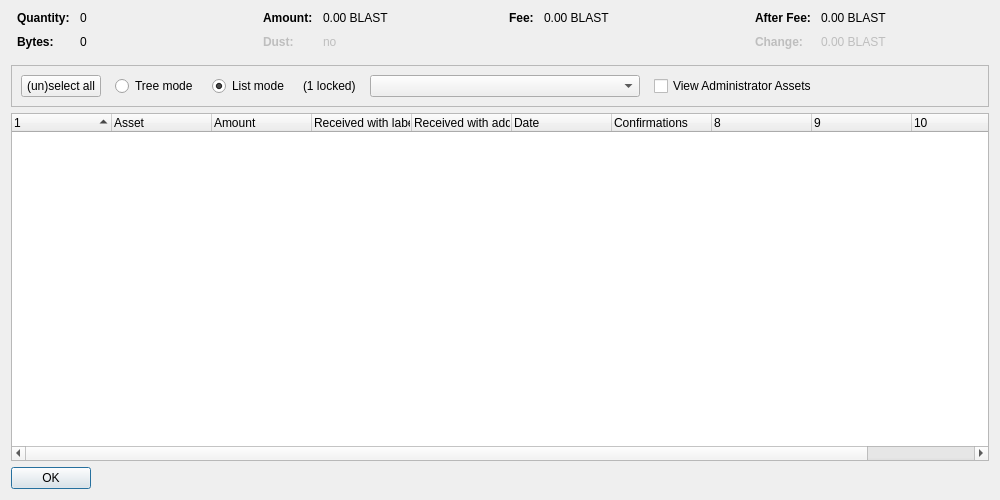
<?xml version="1.0" encoding="UTF-8"?>
<ui version="4.0">
 <class>AssetControlDialog</class>
 <widget class="QDialog" name="AssetControlDialog">
  <property name="geometry">
   <rect>
    <x>0</x>
    <y>0</y>
    <width>1000</width>
    <height>500</height>
   </rect>
  </property>
  <property name="windowTitle">
   <string>Asset Selection</string>
  </property>
  <layout class="QVBoxLayout" name="verticalLayout">
   <item>
    <layout class="QHBoxLayout" name="horizontalLayoutTop" stretch="0,0,0,0">
     <property name="topMargin">
      <number>0</number>
     </property>
     <property name="bottomMargin">
      <number>10</number>
     </property>
     <item>
      <layout class="QFormLayout" name="formLayoutAssetControl1">
       <property name="horizontalSpacing">
        <number>10</number>
       </property>
       <property name="verticalSpacing">
        <number>10</number>
       </property>
       <property name="leftMargin">
        <number>6</number>
       </property>
       <property name="rightMargin">
        <number>6</number>
       </property>
       <item row="0" column="0">
        <widget class="QLabel" name="labelAssetControlQuantityText">
         <property name="font">
          <font>
           <weight>75</weight>
           <bold>true</bold>
          </font>
         </property>
         <property name="text">
          <string>Quantity:</string>
         </property>
        </widget>
       </item>
       <item row="0" column="1">
        <widget class="QLabel" name="labelAssetControlQuantity">
         <property name="cursor">
          <cursorShape>IBeamCursor</cursorShape>
         </property>
         <property name="contextMenuPolicy">
          <enum>Qt::ActionsContextMenu</enum>
         </property>
         <property name="text">
          <string notr="true">0</string>
         </property>
         <property name="textInteractionFlags">
          <set>Qt::LinksAccessibleByMouse|Qt::TextSelectableByKeyboard|Qt::TextSelectableByMouse</set>
         </property>
        </widget>
       </item>
       <item row="1" column="0">
        <widget class="QLabel" name="labelAssetControlBytesText">
         <property name="font">
          <font>
           <weight>75</weight>
           <bold>true</bold>
          </font>
         </property>
         <property name="text">
          <string>Bytes:</string>
         </property>
        </widget>
       </item>
       <item row="1" column="1">
        <widget class="QLabel" name="labelAssetControlBytes">
         <property name="cursor">
          <cursorShape>IBeamCursor</cursorShape>
         </property>
         <property name="contextMenuPolicy">
          <enum>Qt::ActionsContextMenu</enum>
         </property>
         <property name="text">
          <string notr="true">0</string>
         </property>
         <property name="textInteractionFlags">
          <set>Qt::LinksAccessibleByMouse|Qt::TextSelectableByKeyboard|Qt::TextSelectableByMouse</set>
         </property>
        </widget>
       </item>
      </layout>
     </item>
     <item>
      <layout class="QFormLayout" name="formLayoutAssetControl2">
       <property name="horizontalSpacing">
        <number>10</number>
       </property>
       <property name="verticalSpacing">
        <number>10</number>
       </property>
       <property name="leftMargin">
        <number>6</number>
       </property>
       <property name="rightMargin">
        <number>6</number>
       </property>
       <item row="0" column="0">
        <widget class="QLabel" name="labelAssetControlAmountText">
         <property name="font">
          <font>
           <weight>75</weight>
           <bold>true</bold>
          </font>
         </property>
         <property name="text">
          <string>Amount:</string>
         </property>
        </widget>
       </item>
       <item row="0" column="1">
        <widget class="QLabel" name="labelAssetControlAmount">
         <property name="cursor">
          <cursorShape>IBeamCursor</cursorShape>
         </property>
         <property name="contextMenuPolicy">
          <enum>Qt::ActionsContextMenu</enum>
         </property>
         <property name="text">
          <string notr="true">0.00 BLAST</string>
         </property>
         <property name="textInteractionFlags">
          <set>Qt::LinksAccessibleByMouse|Qt::TextSelectableByKeyboard|Qt::TextSelectableByMouse</set>
         </property>
        </widget>
       </item>
       <item row="1" column="0">
        <widget class="QLabel" name="labelAssetControlLowOutputText">
         <property name="enabled">
          <bool>false</bool>
         </property>
         <property name="font">
          <font>
           <weight>75</weight>
           <bold>true</bold>
          </font>
         </property>
         <property name="text">
          <string>Dust:</string>
         </property>
        </widget>
       </item>
       <item row="1" column="1">
        <widget class="QLabel" name="labelAssetControlLowOutput">
         <property name="enabled">
          <bool>false</bool>
         </property>
         <property name="cursor">
          <cursorShape>IBeamCursor</cursorShape>
         </property>
         <property name="contextMenuPolicy">
          <enum>Qt::ActionsContextMenu</enum>
         </property>
         <property name="text">
          <string notr="true">no</string>
         </property>
         <property name="textInteractionFlags">
          <set>Qt::LinksAccessibleByMouse|Qt::TextSelectableByKeyboard|Qt::TextSelectableByMouse</set>
         </property>
        </widget>
       </item>
      </layout>
     </item>
     <item>
      <layout class="QFormLayout" name="formLayoutAssetControl3">
       <property name="horizontalSpacing">
        <number>10</number>
       </property>
       <property name="verticalSpacing">
        <number>10</number>
       </property>
       <property name="leftMargin">
        <number>6</number>
       </property>
       <property name="rightMargin">
        <number>6</number>
       </property>
       <item row="0" column="0">
        <widget class="QLabel" name="labelAssetControlFeeText">
         <property name="font">
          <font>
           <weight>75</weight>
           <bold>true</bold>
          </font>
         </property>
         <property name="text">
          <string>Fee:</string>
         </property>
        </widget>
       </item>
       <item row="0" column="1">
        <widget class="QLabel" name="labelAssetControlFee">
         <property name="cursor">
          <cursorShape>IBeamCursor</cursorShape>
         </property>
         <property name="contextMenuPolicy">
          <enum>Qt::ActionsContextMenu</enum>
         </property>
         <property name="text">
          <string notr="true">0.00 BLAST</string>
         </property>
         <property name="textInteractionFlags">
          <set>Qt::LinksAccessibleByMouse|Qt::TextSelectableByKeyboard|Qt::TextSelectableByMouse</set>
         </property>
        </widget>
       </item>
      </layout>
     </item>
     <item>
      <layout class="QFormLayout" name="formLayoutAssetControl4">
       <property name="horizontalSpacing">
        <number>10</number>
       </property>
       <property name="verticalSpacing">
        <number>10</number>
       </property>
       <property name="leftMargin">
        <number>6</number>
       </property>
       <property name="rightMargin">
        <number>6</number>
       </property>
       <item row="0" column="0">
        <widget class="QLabel" name="labelAssetControlAfterFeeText">
         <property name="font">
          <font>
           <weight>75</weight>
           <bold>true</bold>
          </font>
         </property>
         <property name="text">
          <string>After Fee:</string>
         </property>
        </widget>
       </item>
       <item row="0" column="1">
        <widget class="QLabel" name="labelAssetControlAfterFee">
         <property name="cursor">
          <cursorShape>IBeamCursor</cursorShape>
         </property>
         <property name="contextMenuPolicy">
          <enum>Qt::ActionsContextMenu</enum>
         </property>
         <property name="text">
          <string notr="true">0.00 BLAST</string>
         </property>
         <property name="textInteractionFlags">
          <set>Qt::LinksAccessibleByMouse|Qt::TextSelectableByKeyboard|Qt::TextSelectableByMouse</set>
         </property>
        </widget>
       </item>
       <item row="1" column="0">
        <widget class="QLabel" name="labelAssetControlChangeText">
         <property name="enabled">
          <bool>false</bool>
         </property>
         <property name="font">
          <font>
           <weight>75</weight>
           <bold>true</bold>
          </font>
         </property>
         <property name="text">
          <string>Change:</string>
         </property>
        </widget>
       </item>
       <item row="1" column="1">
        <widget class="QLabel" name="labelAssetControlChange">
         <property name="enabled">
          <bool>false</bool>
         </property>
         <property name="cursor">
          <cursorShape>IBeamCursor</cursorShape>
         </property>
         <property name="contextMenuPolicy">
          <enum>Qt::ActionsContextMenu</enum>
         </property>
         <property name="text">
          <string notr="true">0.00 BLAST</string>
         </property>
         <property name="textInteractionFlags">
          <set>Qt::LinksAccessibleByMouse|Qt::TextSelectableByKeyboard|Qt::TextSelectableByMouse</set>
         </property>
        </widget>
       </item>
      </layout>
     </item>
    </layout>
   </item>
   <item>
    <widget class="QFrame" name="frame">
     <property name="minimumSize">
      <size>
       <width>0</width>
       <height>40</height>
      </size>
     </property>
     <property name="frameShape">
      <enum>QFrame::StyledPanel</enum>
     </property>
     <property name="frameShadow">
      <enum>QFrame::Sunken</enum>
     </property>
     <layout class="QHBoxLayout" name="horizontalLayout">
      <item>
       <layout class="QHBoxLayout" name="horizontalLayoutPanel" stretch="0,0,0,0,0,0,0">
        <property name="spacing">
         <number>14</number>
        </property>
        <item>
         <widget class="QPushButton" name="pushButtonSelectAll">
          <property name="sizePolicy">
           <sizepolicy hsizetype="Maximum" vsizetype="Fixed">
            <horstretch>0</horstretch>
            <verstretch>0</verstretch>
           </sizepolicy>
          </property>
          <property name="text">
           <string>(un)select all</string>
          </property>
          <property name="autoDefault">
           <bool>false</bool>
          </property>
         </widget>
        </item>
        <item>
         <widget class="QRadioButton" name="radioTreeMode">
          <property name="sizePolicy">
           <sizepolicy hsizetype="Maximum" vsizetype="Fixed">
            <horstretch>0</horstretch>
            <verstretch>0</verstretch>
           </sizepolicy>
          </property>
          <property name="text">
           <string>Tree mode</string>
          </property>
         </widget>
        </item>
        <item>
         <widget class="QRadioButton" name="radioListMode">
          <property name="sizePolicy">
           <sizepolicy hsizetype="Maximum" vsizetype="Fixed">
            <horstretch>0</horstretch>
            <verstretch>0</verstretch>
           </sizepolicy>
          </property>
          <property name="text">
           <string>List mode</string>
          </property>
          <property name="checked">
           <bool>true</bool>
          </property>
         </widget>
        </item>
        <item>
         <widget class="QLabel" name="labelLocked">
          <property name="text">
           <string notr="true">(1 locked)</string>
          </property>
         </widget>
        </item>
        <item>
         <widget class="QComboBox" name="assetList">
          <property name="minimumContentsLength">
           <number>30</number>
          </property>
         </widget>
        </item>
        <item>
         <widget class="QCheckBox" name="viewAdministrator">
          <property name="toolTip">
           <string>View assets that you have the ownership asset for</string>
          </property>
          <property name="text">
           <string>View Administrator Assets</string>
          </property>
         </widget>
        </item>
        <item>
         <spacer name="horizontalSpacer">
          <property name="orientation">
           <enum>Qt::Horizontal</enum>
          </property>
          <property name="sizeHint" stdset="0">
           <size>
            <width>40</width>
            <height>20</height>
           </size>
          </property>
         </spacer>
        </item>
       </layout>
      </item>
     </layout>
    </widget>
   </item>
   <item>
    <widget class="AssetControlTreeWidget" name="treeWidget">
     <property name="contextMenuPolicy">
      <enum>Qt::CustomContextMenu</enum>
     </property>
     <property name="sortingEnabled">
      <bool>false</bool>
     </property>
     <property name="columnCount">
      <number>11</number>
     </property>
     <attribute name="headerShowSortIndicator" stdset="0">
      <bool>true</bool>
     </attribute>
     <attribute name="headerStretchLastSection">
      <bool>false</bool>
     </attribute>
     <column>
      <property name="text">
       <string/>
      </property>
     </column>
     <column>
      <property name="text">
       <string>Asset</string>
      </property>
     </column>
     <column>
      <property name="text">
       <string>Amount</string>
      </property>
     </column>
     <column>
      <property name="text">
       <string>Received with label</string>
      </property>
     </column>
     <column>
      <property name="text">
       <string>Received with address</string>
      </property>
     </column>
     <column>
      <property name="text">
       <string>Date</string>
      </property>
     </column>
     <column>
      <property name="text">
       <string>Confirmations</string>
      </property>
      <property name="toolTip">
       <string>Confirmed</string>
      </property>
     </column>
     <column>
      <property name="text">
       <string/>
      </property>
     </column>
     <column>
      <property name="text">
       <string/>
      </property>
     </column>
     <column>
      <property name="text">
       <string/>
      </property>
     </column>
     <column>
      <property name="text">
       <string/>
      </property>
     </column>
    </widget>
   </item>
   <item>
    <widget class="QDialogButtonBox" name="buttonBox">
     <property name="sizePolicy">
      <sizepolicy hsizetype="Maximum" vsizetype="Fixed">
       <horstretch>0</horstretch>
       <verstretch>0</verstretch>
      </sizepolicy>
     </property>
     <property name="orientation">
      <enum>Qt::Horizontal</enum>
     </property>
     <property name="standardButtons">
      <set>QDialogButtonBox::Ok</set>
     </property>
    </widget>
   </item>
  </layout>
 </widget>
 <customwidgets>
  <customwidget>
   <class>AssetControlTreeWidget</class>
   <extends>QTreeWidget</extends>
   <header location="global">assetcontroltreewidget.h</header>
  </customwidget>
 </customwidgets>
 <resources/>
 <connections/>
</ui>
